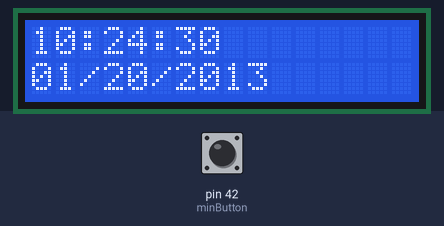
A sketch run on a simulated Arduino Mega 2560, built with avr-gcc and run on an emulated ATmega2560. On the bench: 16×2 character LCD. The inputs (shaded band) are chosen by the test bench; at power-on: pin 42 (minButton) LOW. The local clock reads 2024-03-15 10:24:30 at power-on unless the sketch sets it.

Above: at 0.1 s.
At 1.2 s:
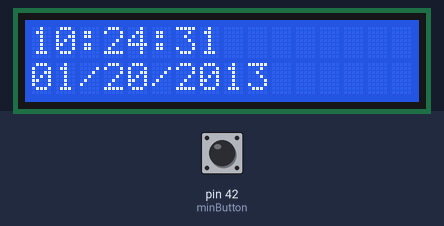
1.3 s: pin 42 (minButton) pulled HIGH for 1.3 s
At 2.9 s:
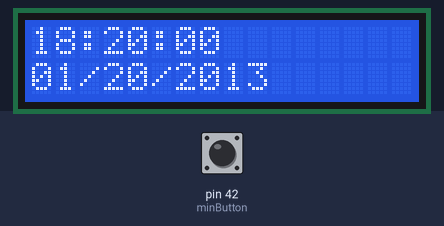
Timing chart, 0 to 4.4 s (numbered marks = the images above; inputs shaded):
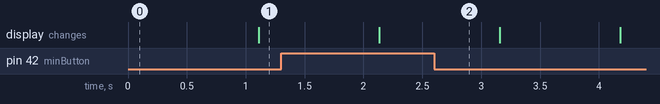

The sketch:

simple_clock.ino
```cpp
#include <Wire.h>
#include <Rtc_Pcf8563.h>
#include <LiquidCrystal_I2C.h>
LiquidCrystal_I2C lcd(0x27,16,2);

//init the real time clock
Rtc_Pcf8563 rtc;


int minButton = 42;

void setup()
{
  lcd.backlight();
  lcd.begin(16, 2);
  pinMode (minButton,INPUT);
  //clear out all the registers
  rtc.initClock();
  //set a time to start with.
  //day, weekday, month, century, year
  byte day = 1;
  byte weekday= 1;
  byte month = 1;
  byte century =0;
  byte year = 13;

  day =20;
  weekday =7;
  month =1;
  century =20;
  year =13;
  rtc.setDate(day,weekday, month, century, year);
}

void loop()
{
  // set the cursor to column 0, line 1
  // (note: line 1 is the second row, since counting begins with 0):
  lcd.setCursor(0, 0);
  lcd.print(rtc.formatTime());
  lcd.setCursor(0, 1);
  lcd.print(rtc.formatDate());
  delay(1000);

  if(digitalRead(minButton) == HIGH)
    changeTime();
}

void changeTime(){

  byte hour = 5;
  byte min = 30;
  byte sec = 14;

  hour = 18;
  min = 20;
  sec = 00;
  rtc.setTime(hour, min,sec);

  if(digitalRead(minButton) == HIGH)
  {
    min += 1;
  }
}
```
